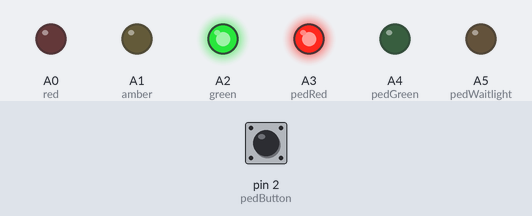
A sketch run on a simulated Arduino Uno, built with avr-gcc and run on an emulated ATmega328P. Parts: output pins drawn as LEDs (lit = HIGH). Inputs (shaded band) come from the test bench; at power-on: pin 2 (pedButton) HIGH.

Above: at 4.8 s.
4.9 s: pin 2 (pedButton) pulled LOW for 0.15 s
At 5.9 s:
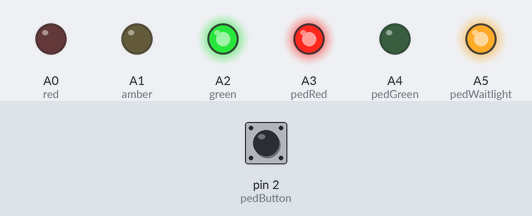
At 10.9 s:
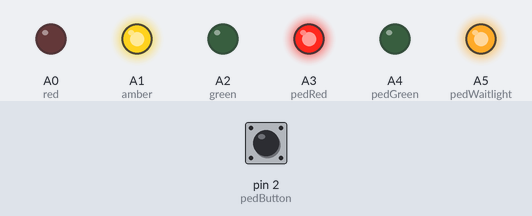
Timing chart, 0 to 22.3 s (numbered marks = the images above; inputs shaded):
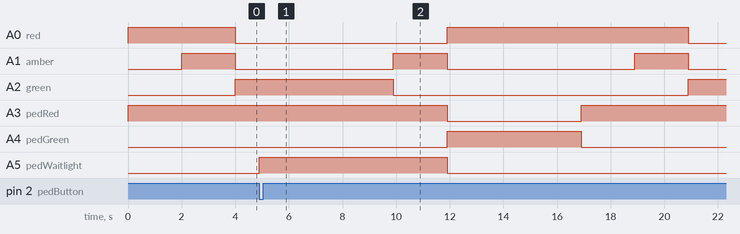

The sketch:

TrafficLights.ino
```cpp
/*
Name:		TrafficLights.ino
Created:	2/6/2016 4:43:44 PM
Author:	Neil
*/
// settings
unsigned long waitTime = 5000; // Time the pedestrian has to wait after pressing button.
unsigned long delayedTime = 0; // Used to store the time the lights should stop the traffic for the pedestrian.
bool buttonPressed = false;
bool firstRun = true;
// Road
int red = A0;
int amber = A1;
int green = A2;
// Ped
int pedRed = A3;
int pedGreen = A4;
int pedWaitlight = A5;
int pedButton = 2;

// the setup function runs once when you press reset or power the board
void setup() {
	pinMode(red, OUTPUT);
	pinMode(amber, OUTPUT);
	pinMode(green, OUTPUT);
	pinMode(pedButton, INPUT);
	digitalWrite(pedButton, HIGH); // Button signal set high so we can detect when button pressed (low).
	pinMode(pedRed, OUTPUT);
	pinMode(pedGreen, OUTPUT);
	pinMode(pedWaitlight, OUTPUT);
	on(red);
}

// the loop function runs over and over again until power down or reset
void loop() {
	if (firstRun) {
		pedDisallowed();
		startTraffic();
		firstRun = false;
	}

	bool pedWaiting = digitalRead(pedButton) == LOW;
	if (pedWaiting && buttonPressed == false) {
		buttonPressed = true;
		delayedTime = millis() + waitTime;
		on(pedWaitlight);
	}

	if (buttonPressed && millis() >= delayedTime) {
		stopTraffic();
		pedAllowed();
		delay(5000);
		pedDisallowed();
		startTraffic();
		// reset button & clock;
		buttonPressed = false;
		delayedTime = 0;
	}
}

void startTraffic() {
	delay(2000);
	on(amber);
	delay(2000);
	off(red);
	off(amber);
	on(green);
}

void stopTraffic() {
	off(green);
	on(amber);
	delay(2000);
	on(red);
	off(amber);
}

void pedAllowed() {
	on(pedGreen);
	off(pedWaitlight);
	off(pedRed);
}

void pedDisallowed() {
	on(pedRed);
	off(pedGreen);
}

void on(int light) {
	digitalWrite(light, HIGH);
}

void off(int light) {
	digitalWrite(light, LOW);
}
```

Measured:
- after the input at 4.9 s, A0 (red): LOW → HIGH after 7.0 s, → LOW 9.0 s later; A1 (amber): alternates HIGH for 2.0 s and LOW for 7.0 s, starting after 5.0 s; A2 (green): HIGH → LOW after 5.0 s, → HIGH 11.0 s later; A3 (pedRed): HIGH → LOW after 7.0 s, → HIGH 5.0 s later; A4 (pedGreen): LOW → HIGH after 7.0 s, → LOW 5.0 s later
